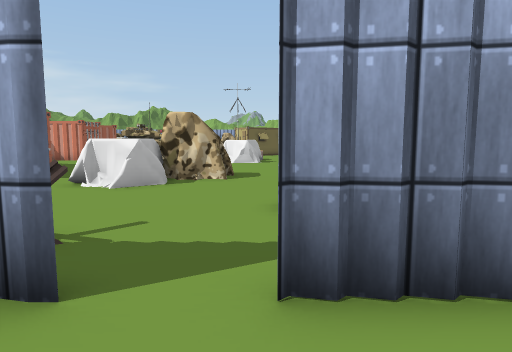
View 1 (above)

24 first-person views from a walk through a 3-D level made in the Unity game engine. The camera is 1.2 m above the floor, tilts 6° down and sees 75° across. The floor is counted in squares, 1 m on a side. Each view is taken from the middle of a square. On the plan, view 1 faces up. The plan holds only what a view shows up to about 14 squares ahead; the rest is blank. The place goes on beyond the plan. Some surface patterns are stand-ins.

View 2
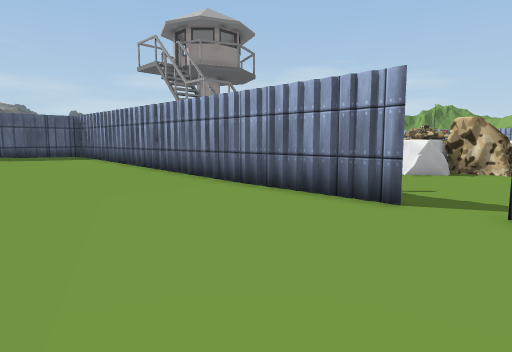

View 3
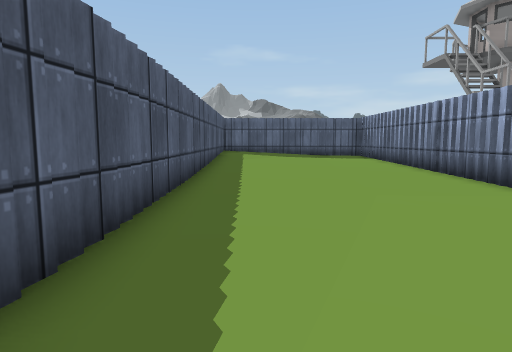

View 4
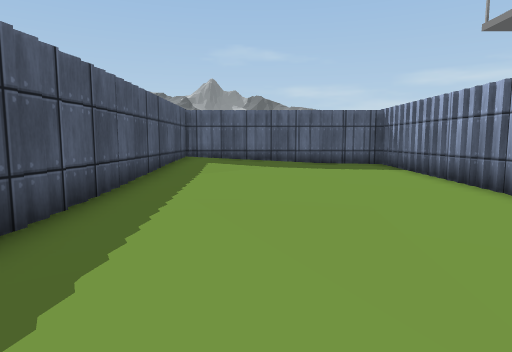

View 5
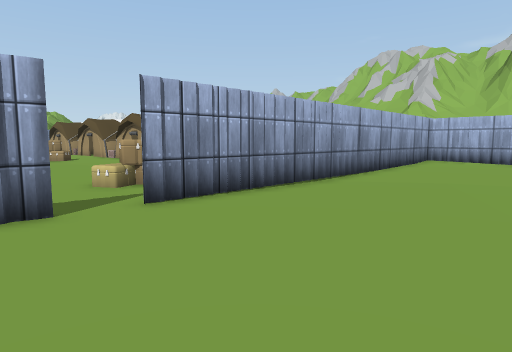

View 6
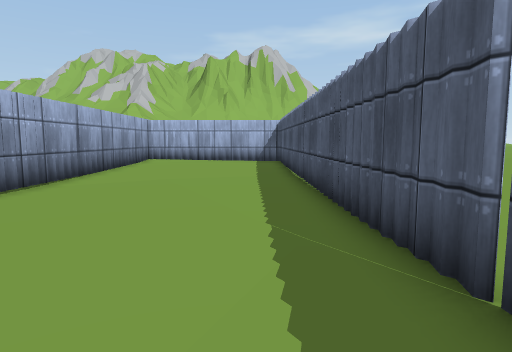

View 7
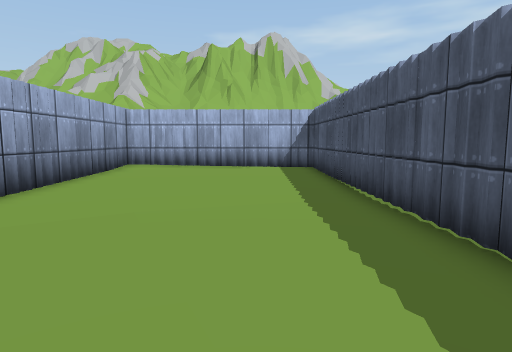

View 8
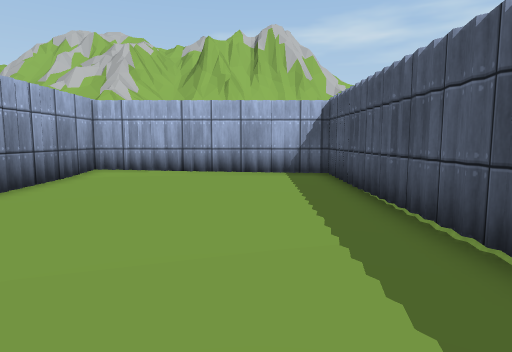

View 9
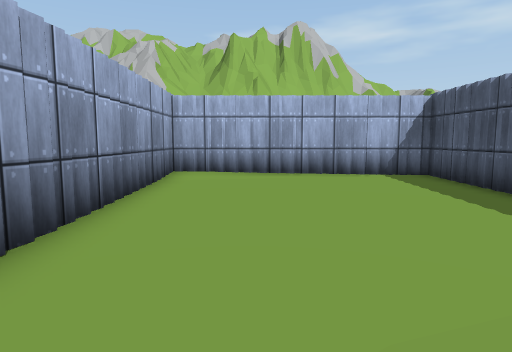

View 10
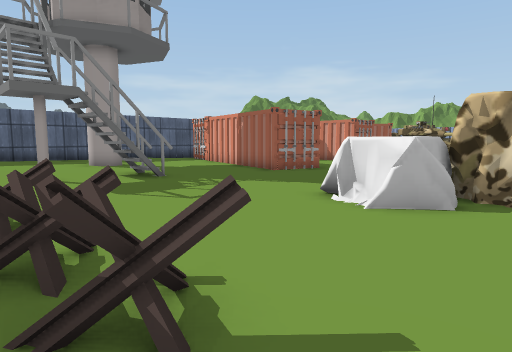

View 11
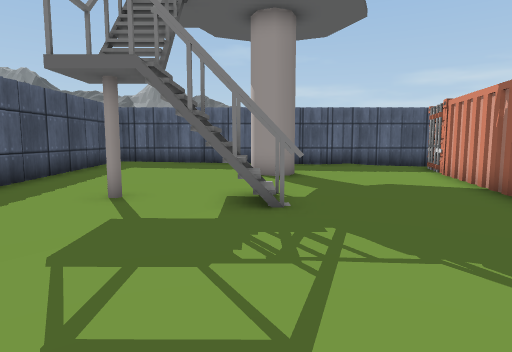

View 12
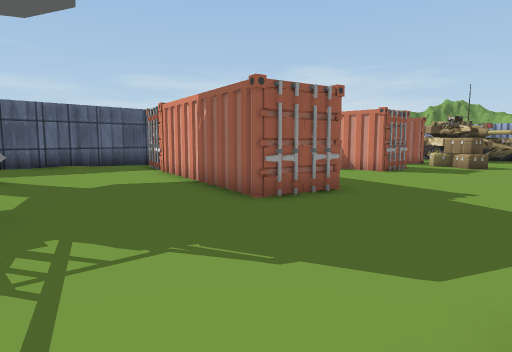

View 13
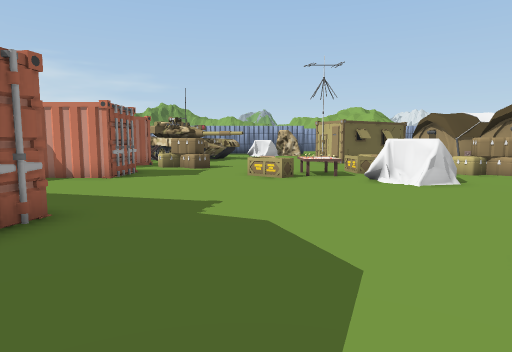

View 14
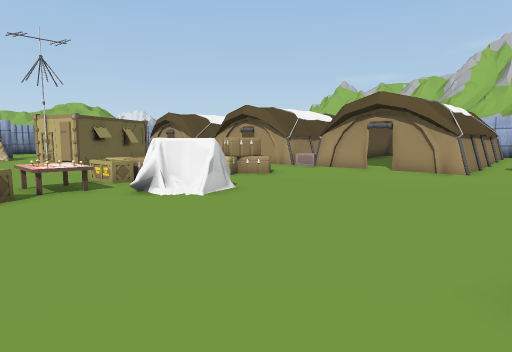

View 15
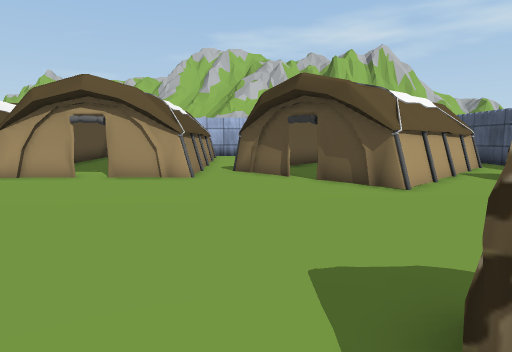

View 16
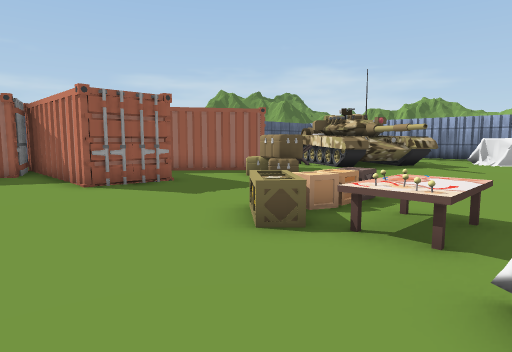

View 17
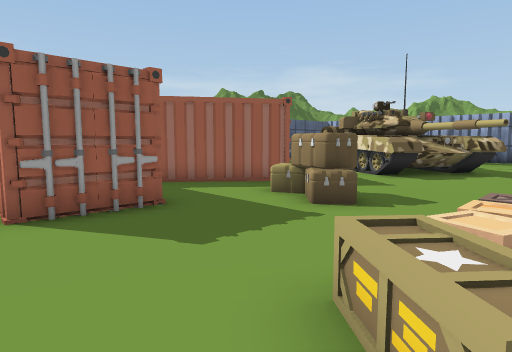

View 18
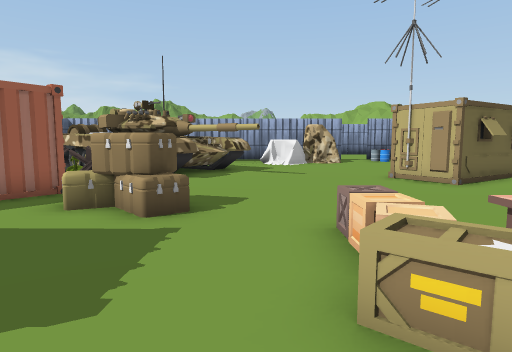

View 19
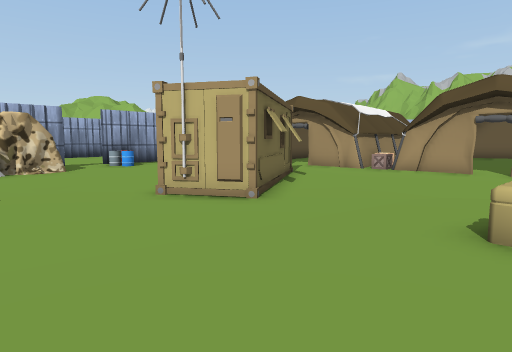

View 20
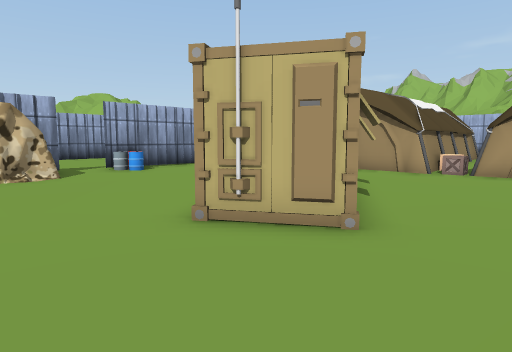

View 21
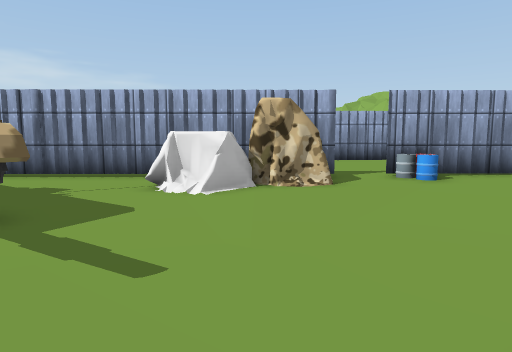

View 22
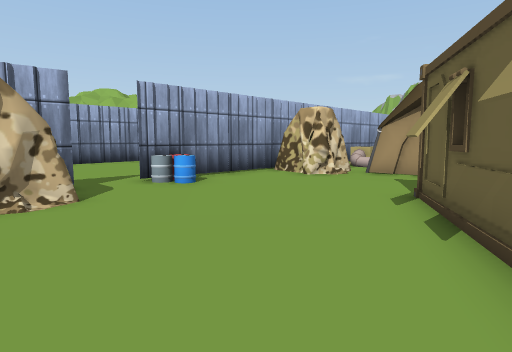

View 23
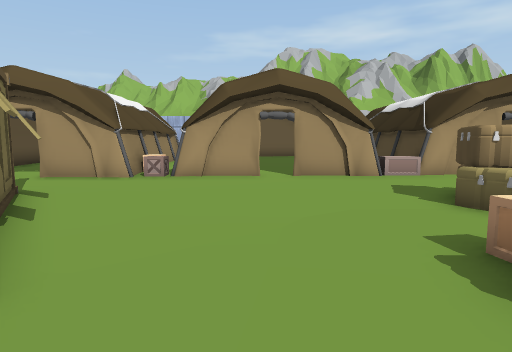

View 24
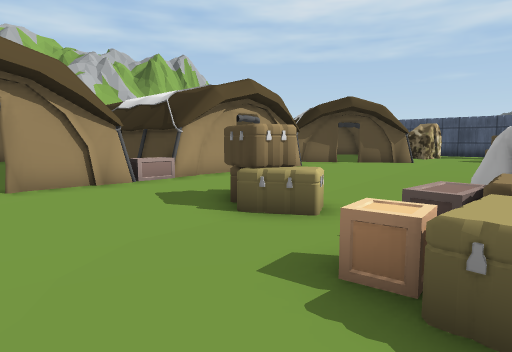

### Floor plan
Key: @ floor where view 1 was taken; # wall or solid block; x gap in a wall; . main floor; : floor 0.25 m higher than the main floor; - floor 0.25 m lower than the main floor; + floor 0.5 m higher than the main floor; = window, fence, low wall or low ledge; ^ raised ledge; O other object.
Columns run from 19 left of view 1 to 18 right of it. Each row starts with its distance up from view 1.
 47                    ..
 46                    ...
 45                    ...
 44                   ...
 43                   ...
 42        ....### ###..######
 41        #####-     .OO...O    OO
 40         -----O OOO......O    OO
 39          ----OO--.......OOO
 38          -----------......#
 37           ^----------.....#
 36           ^^----------... #
 35          O^^--------###  .#
 34      #   ^#--------#### ..#
 33      OO#^^^-------######..#
 32      OO ^^-------######-..##O#
 31         ----------###---...OO
 30          ---------------...#
 29          ---------------...#
 28        O  .-------------...x...
 27       O.OOO...----------...x...
 26      OO..OOO....--O-----...#  ....:#
 25      O........O..OOO----...#
 24       .......OOOOOOO-OOO...##
 23         O....OOOOOOO-OOOO..O##
 22         O....OOOOOOO---O...#####
 21   OOOOOOO.....O..O O.---...#...
 20    OOO...........OOO.---...x...
 19       ...............---...#.
 18         ..............--...#
 17         ..............--...###
 16          ..............-...###
 15 #OO       O............-.....#
 14 #.OOOOO  O..................##
 13 #::....OOO...... OO.........#
 12 #::............. OO.......#.
 11 #:::..........  OOO......##
 10 #:::..........O O........##
  9 #  OO..OO.....OOO....  ...##
  8 #  OO:.OO............   ...##
  7 #:::::.OO...........OO   ...##
  6 #::::::.............OOO    O=##
  5 #:::::::O............ O     .=#
  4 #:::::::.. .OOOOO....         =
  3 #::::::::    O.OO....#################
  2 ###############.##.###...............#
  1 #:::::::::...........................#
  0 #::::::::::........@.................#
 -1 #::::::::::..........................#
 -2 #++:::::::::.........................#
 -3 #+++:::::::::........................#
 -4 #++++:::::::::.......................#
 -5 #+++++::::::::::.....................#
 -6 ######################################

Positions as (right, up) in squares from view 1, and headings:
1: (0, 0), facing up
2: (1, -4), facing up-left
3: (1, -4), facing left
4: (-5, -3), facing left
5: (-3, -4), facing up-right
6: (-3, -4), facing right
7: (3, -3), facing right
8: (6, -3), facing right
9: (7, 0), facing right
10: (-1, 3), facing up-left
11: (-5, 8), facing left
12: (-5, 8), facing up-left
13: (-6, 10), facing up
14: (-6, 13), facing up-right
15: (-3, 14), facing right
16: (-2, 18), facing up-left
17: (-5, 20), facing up-left
18: (-7, 20), facing up
19: (-6, 25), facing up-right
20: (-5, 28), facing up-right
21: (-4, 31), facing up
22: (-4, 33), facing up-right
23: (-3, 28), facing right
24: (-1, 28), facing down-right
